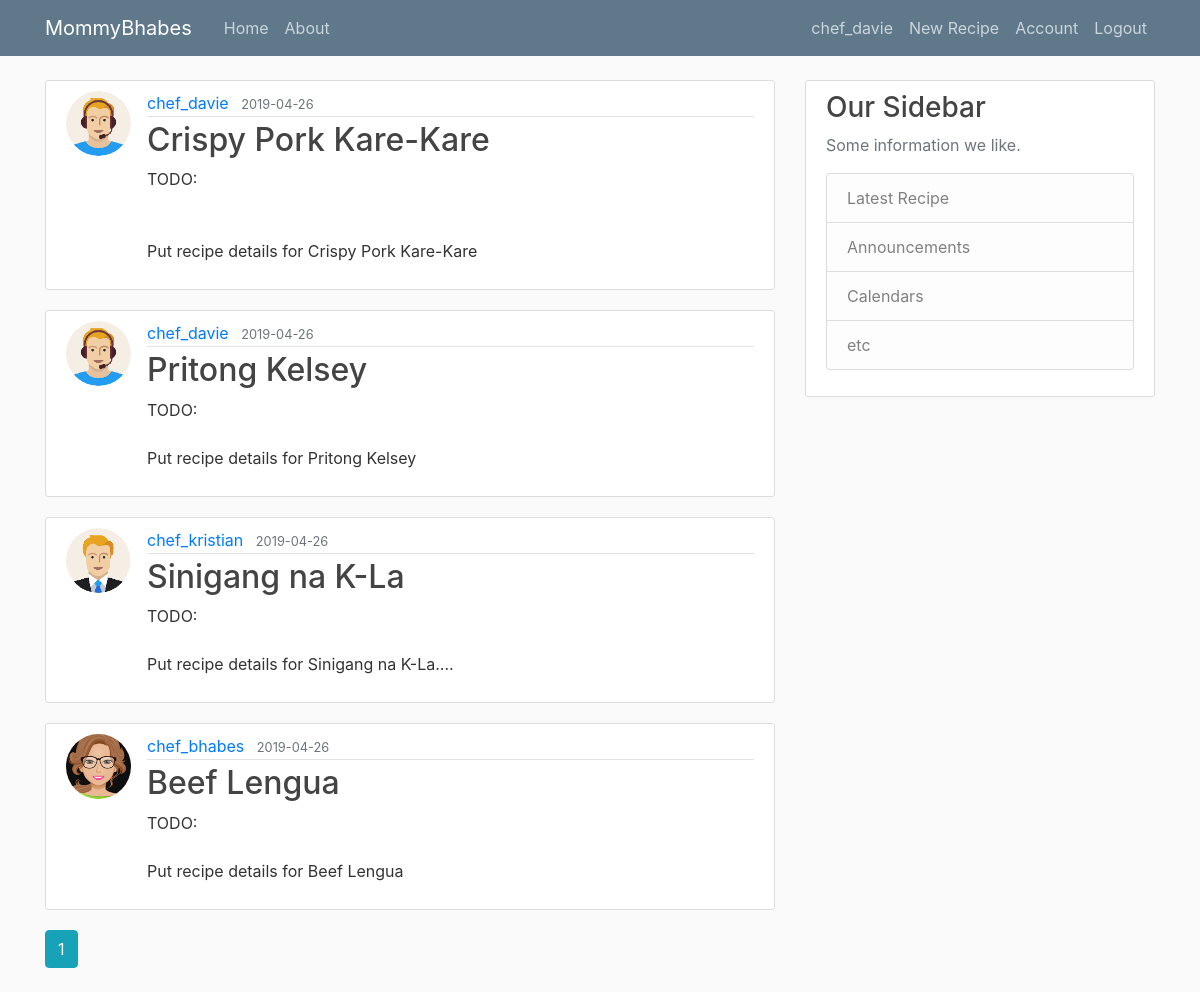
The app's page /home (signed in) with its own data.
### flask_1/models.py (models this page shows, shortened)
class User(db.Model, UserMixin):
    id = db.Column(db.Integer, primary_key=True)
    username = db.Column(db.String(20), unique=True, nullable=False)
    email = db.Column(db.String(120), unique=True, nullable=False)
    image_file = db.Column(db.String(20), nullable=False, default='default.jpg')
    password = db.Column(db.String(60), nullable=False)
    recipes = db.relationship('Recipe', backref='author', lazy=True)

class Recipe(db.Model):
    id = db.Column(db.Integer, primary_key=True)
    title = db.Column(db.String(100), nullable=False)
    date_posted = db.Column(db.DateTime, nullable=False, default=datetime.utcnow)
    content = db.Column(db.Text(100), nullable=False)
    user_id = db.Column(db.Integer, db.ForeignKey('user.id'), nullable=False)

### flask_1/main/routes.py (the view)
@main.route("/")
@main.route("/home")
def home():
    page = request.args.get('page', 1, type=int)
    recipes = Recipe.query.order_by(Recipe.date_posted.desc()).paginate(page=page, per_page=5)
    return render_template('home.html', recipes=recipes)

### flask_1/models.py (called while the page is built)
@login_manager.user_loader
def load_user(user_id):
    return User.query.get(int(user_id))

### flask_1/templates/home.html
{% extends "layout.html" %}
{% block content %}
    {% for recipe in recipes.items %}
        <article class="media content-section">
            <img class="rounded-circle article-img" src="{{ url_for('static', filename='profile_pics/' + recipe.author.image_file) }}">
            <div class="media-body">
              <div class="article-metadata">
                <a class="mr-2" href="{{ url_for('users.user_recipes', username=recipe.author.username) }}">{{ recipe.author.username }}</a>
                <small class="text-muted">{{ recipe.date_posted.strftime('%Y-%m-%d') }}</small>
              </div>
              <h2><a class="article-title" href="{{ url_for('recipes.recipe', recipe_id=recipe.id) }}">{{ recipe.title }}</a></h2>
              <p class="article-content">{{ recipe.content }}</p>
            </div>
          </article>
    {% endfor %}
    {% for page_num in recipes.iter_pages(left_edge=1, right_edge=1, left_current=1, right_current=2) %}
        {% if page_num %}
            {% if recipes.page == page_num %}
                <a class="btn btn-info mb-4" href="{{ url_for('main.home', page=page_num)}}">{{ page_num }}</a>
            {% else %}
                <a class="btn btn-outline-info mb-4" href="{{ url_for('main.home', page=page_num)}}">{{ page_num }}</a>
            {% endif %}
        {% else %}
            ...
        {% endif %}
    {% endfor %}
{% endblock content %}

### flask_1/templates/layout.html (shortened to what this page needs)
<!DOCTYPE html>
<html lang="en">
<head>
    <link rel="stylesheet" href="https://stackpath.bootstrapcdn.com/bootstrap/4.3.1/css/bootstrap.min.css">
    <link rel="stylesheet" type="text/css" href="{{url_for('static', filename='main.css')}}">
</head>
<body>
    <header class="site-header">
        <nav class="navbar navbar-expand-md navbar-dark bg-steel fixed-top">
            <div class="container">
            <a class="navbar-brand mr-4" href="/">MommyBhabes</a>
            <div class="collapse navbar-collapse" id="navbarToggle">
                <div class="navbar-nav mr-auto">
                <a class="nav-item nav-link" href="{{ url_for('main.home') }}">Home</a>
                <a class="nav-item nav-link" href="{{ url_for('main.about') }}">About</a>
                </div>
                <div class="navbar-nav">
                    {% if current_user.is_authenticated %}
                        <a class="nav-item nav-link" href="#">{{ current_user.username }}</a>
                        <a class="nav-item nav-link" href="{{ url_for('recipes.new_recipe') }}">New Recipe</a>
                        <a class="nav-item nav-link" href="{{ url_for('users.account') }}">Account</a>
                        <a class="nav-item nav-link" href="{{ url_for('users.logout') }}">Logout</a>
                    {% else %}
                        <a class="nav-item nav-link" href="{{ url_for('users.login') }}">Login</a>
                        <a class="nav-item nav-link" href="{{ url_for('users.register') }}">Register</a>
                    {% endif %}
                </div>
            </div>
            </div>
        </nav>
    </header>
    <main role="main" class="container">
        <div class="row">
            <div class="col-md-8">
                {% block content %}{% endblock %}
            </div>
            <div class="col-md-4">
                <div class="content-section">
                    <h3>Our Sidebar</h3>
                    <p class='text-muted'>Some information we like.
                    <ul class="list-group">
                        <li class="list-group-item list-group-item-light">Latest Recipe</li>
                        <li class="list-group-item list-group-item-light">Announcements</li>
                        <li class="list-group-item list-group-item-light">Calendars</li>
                        <li class="list-group-item list-group-item-light">etc</li>
                    </ul>
                    </p>
                </div>
            </div>
        </div>
    </main>
</body>
</html>

### flask_1/static/main.css (style rules this page uses)
body { background: #fafafa; color: #333333; margin-top: 5rem; }
h1, h2, h3, h4, h5, h6 { color: #444444; }
.bg-steel { background-color: #5f788a; }
.site-header .navbar-nav .nav-link { color: #cbd5db; }
.content-section { background: #ffffff; padding: 10px 20px; border: 1px solid #dddddd; border-radius: 3px; margin-bottom: 20px; }
.article-title { color: #444444; }
.article-content { white-space: pre-line; }
.article-img { height: 65px; width: 65px; margin-right: 16px; }
.article-metadata { padding-bottom: 1px; margin-bottom: 4px; border-bottom: 1px solid #e3e3e3 }

### records on screen
User: username "chef_davie"
Recipe: image_file (picture), author.username "chef_davie", date_posted "2019-04-26", title "Crispy Pork Kare-Kare", content "TODO: Put recipe details for Crispy Pork Kare-Kare"
Recipe: image_file (picture), author.username "chef_davie", date_posted "2019-04-26", title "Pritong Kelsey", content "TODO: Put recipe details for Pritong Kelsey"
Recipe: image_file (picture), author.username "chef_kristian", date_posted "2019-04-26", title "Sinigang na K-La", content "TODO: Put recipe details for Sinigang na K-La...."
Recipe: image_file (picture), author.username "chef_bhabes", date_posted "2019-04-26", title "Beef Lengua", content "TODO: Put recipe details for Beef Lengua"

### other values on screen
{{ page_num }} "1"
